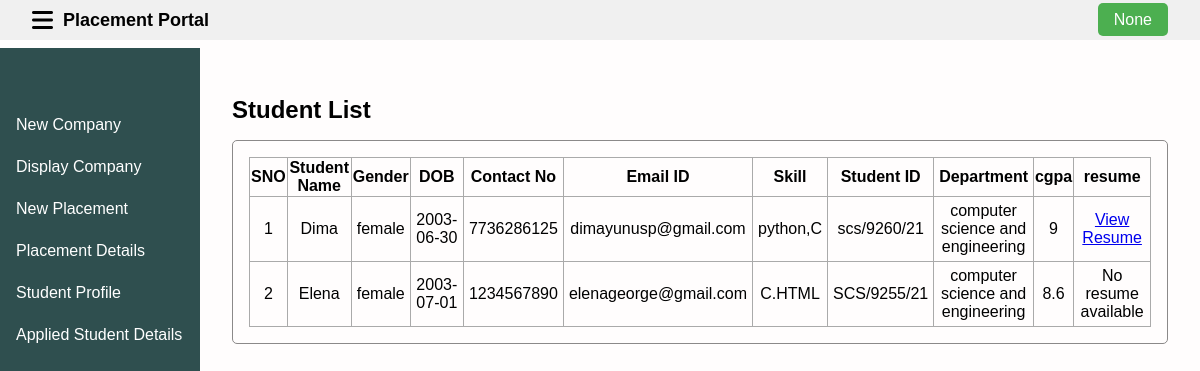
The app's page /student-profile with its own data.
### app.py (models this page shows)
class Student(db.Model):
    id = db.Column(db.Integer, primary_key=True)
    student_name = db.Column(db.String(100), nullable=False)
    gender = db.Column(db.String(10), nullable=False)
    date_of_birth = db.Column(db.String(20), nullable=False)
    contact_no = db.Column(db.String(15), nullable=False)
    email = db.Column(db.String(100), nullable=False)
    skill = db.Column(db.String(100), nullable=True)
    student_id = db.Column(db.String(20), nullable=True)
    department = db.Column(db.String(100), nullable=True)
    year_of_graduation = db.Column(db.String(10), nullable=True)
    cgpa = db.Column(db.String(5), nullable=True)
    sslc = db.Column(db.String(5), nullable=True)
    hsc = db.Column(db.String(5), nullable=True)
    resume_data = db.Column(db.LargeBinary(), nullable=True)
    resume_filename = db.Column(db.String(100), nullable=True)

### app.py (the view)
@app.route('/student-profile')
def student_profile():
     username = session.get('username')
     students = Student.query.all()
     return render_template('student_profile.html', username=username,students=students)

### templates/student_profile.html (shortened to what this page needs)
{% extends 'base_wel.html' %}
{% block head %}
<link rel="stylesheet" href="{{ url_for( 'static' , filename = 'css/style_w.css' ) }}">
{% endblock %}
{% block body %}
<main>
    <h2>Student List</h2>
    <section id="placement-details">
        {% if students %}
        <table id="placement-table">
            <thead>
                <tr>
                    <th>SNO</th>
                    <th>Student Name</th>
                    <th>Gender</th>
                    <th>DOB</th>
                    <th>Contact No</th>
                    <th>Email ID</th>
                    <th>Skill</th>
                    <th>Student ID</th>
                    <th>Department</th>
                    <th>cgpa</th>
                    <th>resume</th>
                </tr>
            </thead>
            <tbody>
                {% for student in students %}
                <tr>
                    <td>{{ loop.index }}</td>
                    <td>{{ student.student_name }}</td>
                    <td>{{ student.gender }}</td>
                    <td>{{ student.date_of_birth }}</td>
                    <td>{{ student.contact_no }}</td>
                    <td>{{ student.email }}</td>
                    <td>{{ student.skill }}</td>
                    <td>{{ student.student_id }}</td>
                    <td>{{ student.department }}</td>
                    <td>{{ student.cgpa }}</td>
                    <td>
                        {% if student.resume_filename %}
                        <a href="{{ url_for('view_resume', filename=student.resume_filename )}}" target="_blank" class="btn btn-primary">View Resume</a>
                        {% else %}
                            No resume available
                        {% endif %}
                    </td>
                </tr>
                {% endfor %}
            </tbody>
        </table>
        {% else %}
        <p>No Students added.</p>
        {% endif %}
    </section>
</main>
{% endblock %}

### templates/base_wel.html (shortened to what this page needs)
<!DOCTYPE html>
<html lang="en">
<head>
  <link rel="stylesheet" href="https://cdnjs.cloudflare.com/ajax/libs/font-awesome/6.0.0-beta3/css/all.min.css">
  {% block head %} {% endblock %}
</head>
<body>
  <header>
    <div id="header-content">
        <i id="sidebar-toggle" class="fas fa-bars"></i>
        <h1>Placement Portal</h1>
        <div class="profile-dropdown">
            <span id="profile-name">{{ username }}</span>
        </div>
    </div>
</header>
    <nav id="sidebar">
        <ul>
            <li><a href='/add_company'>New Company</a></li>
            <li><a href='/display_company'>Display Company</a></li>
            <li><a href='/add_placement'>New Placement</a></li>
            <li><a href='/display_placement'>Placement Details</a></li>
            <li><a href='/student-profile'>Student Profile</a></li>
            <li><a href='/admin_placements'>Applied Student Details</a></li>
        </ul>
    </nav>
    {% block body %} {% endblock %}
</body>
</html>

### static/css/style_w.css (style rules this page uses)
body { font-family: sans-serif; margin: 0; padding: 0; background-color: #fffdfdfa; }
#header-content { display: flex; align-items: center; }
#sidebar-toggle { font-size: 1.5rem; cursor: pointer; margin-right: 10px; }
header { display: flex; justify-content: space-between; align-items: center; padding: 0.5rem 2rem; background-color: #f0f0f0; position: fixed; top: 0; left: 0; right: 0; z-index: 1000; }
#header-content { display: flex; align-items: center; justify-content: space-between; width: 100%; }
h1 { margin: 0; font-size: large; }
.profile-dropdown { position: relative; margin-left: auto; }
.profile-dropdown { position: relative; display: inline-block; }
#profile-name { background-color: #4CAF50; color: white; padding: 8px 16px; border-radius: 5px; margin-left: 10px; }
#sidebar { background-color:darkslategray; width: 200px; height: 100%; position: fixed; top: 0; left: 0; padding-top: 60px; margin-top: 4%; transition: left 0.3s ease; }
#sidebar ul { list-style: none; padding: 0; margin: 0; }
#sidebar li { margin-bottom: 0.5rem; }
#sidebar a { display: block; padding: 0.5rem 1rem; text-decoration: none; color: white; }
main { margin-left: 200px; padding: 1rem 2rem; margin-top: 60px; }
section { margin-bottom: 1rem; padding: 1rem; border: 1px solid #8b8989; border-radius: 5px; }
h2 { margin-bottom: 1rem; }
table, td, th { border: 1px solid #aaa; }
table { border-collapse: collapse; width: 100%; }
th { height: 30px; }
td { text-align: center; padding: 5px; }

### records on screen
Student: student_name "Dima", gender "female", date_of_birth "2003-06-30", contact_no "7736286125", email "dimayunusp@gmail.com", skill "python,C", student_id "scs/9260/21", department "computer science and engineering", cgpa "9"
Student: student_name "Elena", gender "female", date_of_birth "2003-07-01", contact_no "1234567890", email "elenageorge@gmail.com", skill "C.HTML", student_id "SCS/9255/21", department "computer science and engineering", cgpa "8.6", shows "No resume available"

### other values on screen
{{ username }} "None"
